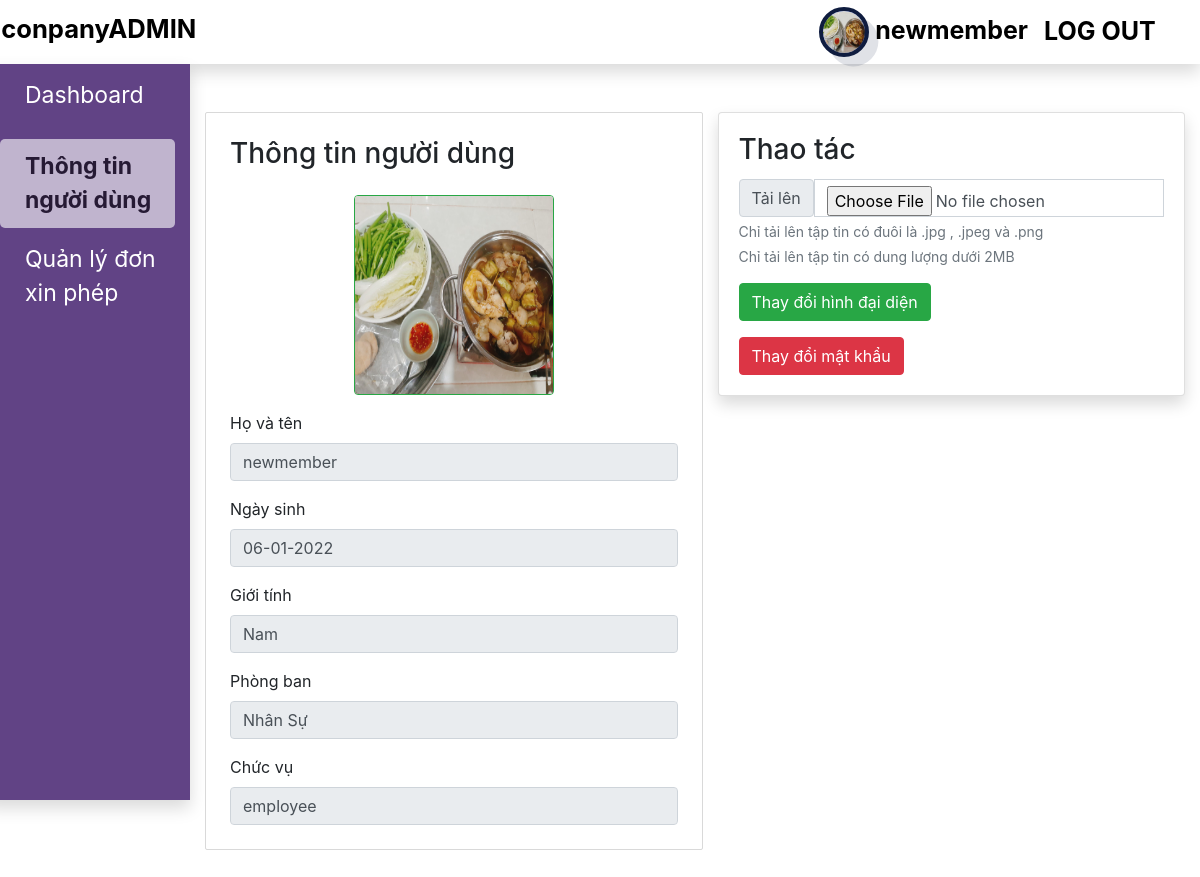
The app's page /?page=infor (signed in) with its own data.
### tables this page shows
CREATE TABLE `users` (
  `id` int(11) NOT NULL,
  `fullName` varchar(100) NOT NULL,
  `username` varchar(100) NOT NULL,
  `password` text NOT NULL,
  `birthday` date NOT NULL,
  `gender` varchar(10) NOT NULL,
  `role` varchar(100) NOT NULL,
  `pic` text NOT NULL,
  `department_id` int(11) DEFAULT NULL
);

CREATE TABLE `department` (
  `id` int(11) NOT NULL,
  `name` varchar(255) NOT NULL,
  `amount_people` int(11) NOT NULL,
  `description` mediumtext NOT NULL,
  `leader_id` int(11) NOT NULL COMMENT 'id của user'
);

### model/database.php (called while the page is built, shortened)
<?php
    class database {
        private $sql, $db, $sth;
        function database(){
            $this->db = new mysqli('localhost', 'root', '', 'company1');
        }
        function setSQL($sql_string){
            $this->sql = $sql_string;
        }
        function execute(){
            $this->sth = $this->db->prepare($this->sql);
            $this->sth->execute();
            $this->sth = $this->sth->get_result();
            return $this->sth->num_rows;
        }
        function loadRow(){
            return $this->sth->fetch_object();
        }
    }
?>

### model/xl_nguoi_dung.php (called while the page is built, shortened)
<?php
    include_once('./model/database.php');
    class xl_nguoi_dung extends database{
        function thong_tin_nguoi_dung_theo_id_tai_khoan($id){
            $string_sql = "SELECT u.*, s.* FROM users u inner join department s on u.department_id = s.id  WHERE u.id = $id";
            $this->execute();
            $result = $this->loadRow();
            return $result;
        }
    }
?>

### pages/trang_thong_tin_nguoi_dung.php (the view, shortened to what this page needs)
<?php
    $id = $_SESSION['thong_tin_user']->id;
    include_once('./model/xl_nguoi_dung.php');
    $xl_nguoi_dung = new xl_nguoi_dung();
    $thong_tin = $xl_nguoi_dung->thong_tin_nguoi_dung_theo_id_tai_khoan($id);
    $date = DateTime::createFromFormat('Y-m-d', $thong_tin->birthday)->format('d-m-Y');
?>
    <div class="row h-100">
        <div class="col-sm-2 bg-func shadow">
            <?php
                include_once("./modules/hien_thi_chuc_nang.php");
            ?>
        </div>
        <div class="col-sm-10">
            <div class="container mt-5 mb-5">
                <div class="row">
                    <div class="col-sm-6 infor p-4">
                        <h3>
                            Thông tin người dùng
                        </h3>
                        <div class="mt-4">
                            <img src=".<?php echo($thong_tin->pic)?>" class="rounded mx-auto d-block avatar border border-success" alt="Hình ảnh đại diện">
                        </div>
                        <div class="mt-3">
                            <label for="exampleInputPassword1">Họ và tên</label>
                            <input type="text" class="form-control " id="exampleInputPassword1" value="<?php echo($thong_tin->fullName)?>" disabled>
                        </div>
                        <div class="mt-3">
                            <label for="exampleInputPassword1">Ngày sinh</label>
                            <input type="text" class="form-control " id="exampleInputPassword1" value="<?php echo($date)?>" disabled>
                        </div>
                        <div class="mt-3">
                            <label for="exampleInputPassword1">Giới tính</label>
                            <input type="text" class="form-control " id="exampleInputPassword1" value="<?php echo($thong_tin->gender)?>" disabled>
                        </div>
                        <div class="mt-3">
                            <label for="exampleInputPassword1">Phòng ban</label>
                            <input type="text" class="form-control " id="exampleInputPassword1" value="<?php echo($thong_tin->name)?>" disabled>
                        </div>
                        <div class="mt-3">
                            <label for="exampleInputPassword1">Chức vụ</label>
                            <input type="text" class="form-control " id="exampleInputPassword1" value="<?php echo($thong_tin->role)?>" disabled>
                        </div>
                    </div>
                    <div class="col-sm-6">
                        <div class="card w-100 shadow">
                            <div class="card-body">
                                <h3 class="card-title">Thao tác</h3>
                                <form action="" method="post" enctype="multipart/form-data">
                                    <div class="input-group mb-3">
                                        <label class="input-group-text" for="inputGroupFile01">Tải lên</label>
                                        <input name="avatar" accept="image/png, image/jpg, image/jpeg" type="file" class="form-control" id="inputGroupFile01" aria-describedby="uploadHelp">
                                        <small id="uploadHelp" class="form-text text-muted w-100">Chỉ tải lên tập tin có đuôi là .jpg , .jpeg và .png</small>
                                        <small id="uploadHelp" class="form-text text-muted w-100">Chỉ tải lên tập tin có dung lượng dưới 2MB</small>
                                    </div>
                                    <button type="submit" name="btn-update-av" class="btn btn-success">Thay đổi hình đại diện</button>
                                </form>
                                <button type="button"  class="btn btn-danger mt-3" data-toggle="modal" data-target="#exampleModal">
                                    Thay đổi mật khẩu
                                </button>
                            </div>
                        </div>
                    </div>
                </div>
            </div>
        </div>
    </div>
</body>
</html>

### style.css (style rules this page uses)
body, html { width: 100%; height: 100%; }
.bg-func { background: #614385; background: -webkit-linear-gradient(to right, #516395, #614385); height: 92%; color: white; }
.infor { border: 1px solid #d9d9d9; border-radius: 2px; box-sizing: border-box; }
.avatar { width: 200px; height: 200px; }

### records on screen
users: pic (picture), fullName "newmember", birthday "06-01-2022", gender "Nam", department.name "Nhân Sự", role "employee"

### other values on screen
$_SESSION['thong_tin_user']->fullName "newmember"
$element "Dashboard"
$element "Thông tin người dùng"
$element "Quản lý đơn xin phép"
